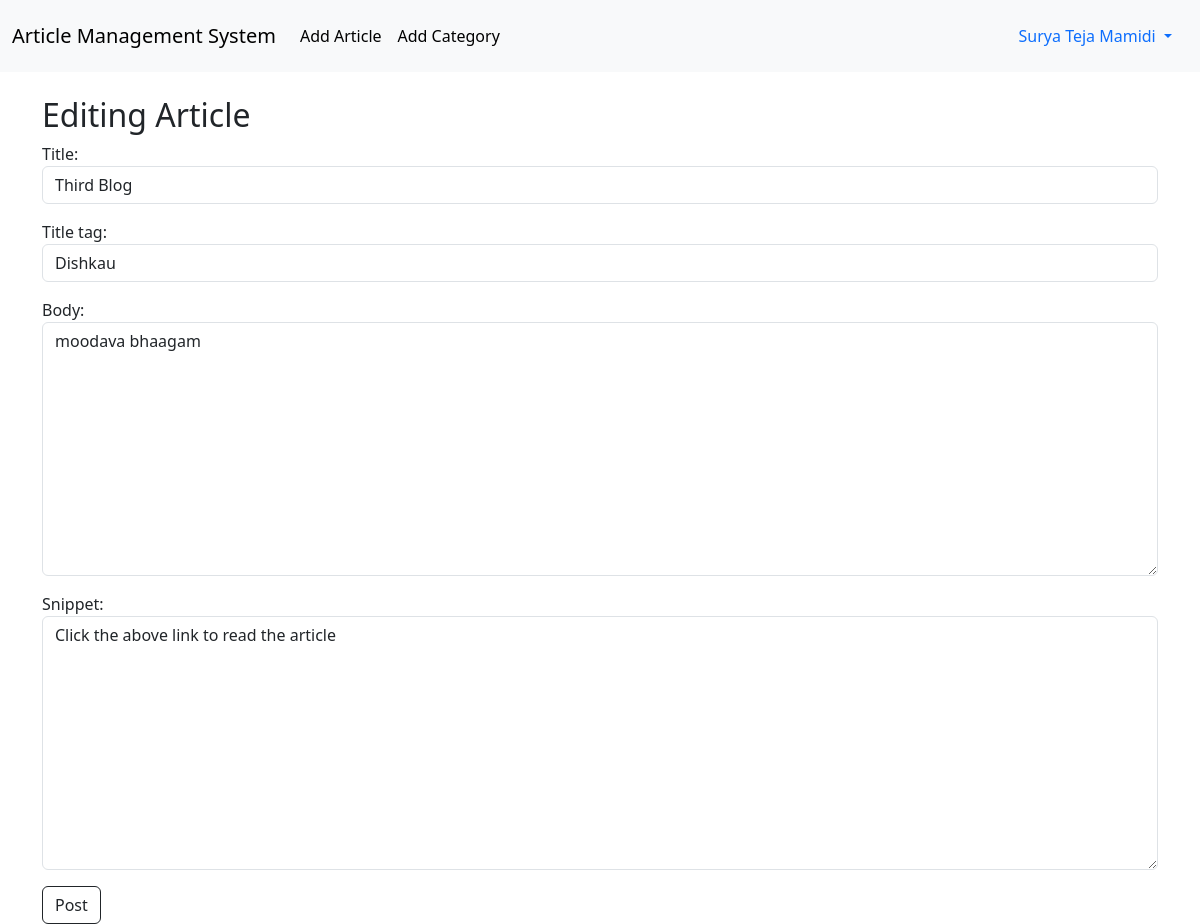
Screenshot of /article/edit/3 (signed in) with the database file from the repository.
### article/models.py (models this page shows, shortened)
class Post(models.Model):
    title = models.CharField(max_length= 255)
    title_tag = models.CharField(max_length=255)
    header_image = models.ImageField(null=True, blank = True, upload_to="images/" )
    author = models.ForeignKey(User, on_delete= models.CASCADE)
    body = RichTextField(blank=True, null=True)
    date_created = models.DateField(auto_now_add=True)
    category = models.CharField(max_length=255, default='Uncategorised')
    snippet = models.CharField(max_length=255)
    likes = models.ManyToManyField(User, related_name='blog_post')

### article/views.py (the view)
# urls.py: path('article/edit/<int:pk>', UpdateArticleView.as_view(), name = 'edit-article'),
class UpdateArticleView(UpdateView):
    model = Post
    form_class = EditForm
    template_name = 'edit_article.html'

### article/forms.py
class EditForm(forms.ModelForm):
    class Meta:
        model = Post
        fields = ('title', 'title_tag', 'body', 'snippet')
        widgets = {
            'title': forms.TextInput(attrs={'class': 'form-control'}),
            'title_tag': forms.TextInput(attrs={'class': 'form-control'}),
            'body': forms.Textarea(attrs={'class': 'form-control'}),
            'snippet': forms.Textarea(attrs={'class': 'form-control'}),
        }

### article/templates/edit_article.html (shortened to what this page needs)
{% extends "base.html" %}
{% block content %}
{% if user.is_authenticated %}
    {% if user.id == post.author.id%}
        <h2>Editing Article</h2>
        <div class = "form-group">
        <form method="POST">
            {{ form.as_p }}
            <button class="btn btn-outline-dark"> Post </button>
        </form>
        </div>
    {% else %}
        <h2> You are not allowed </h2>
    {% endif %}
{% else %}
You are not allowed!!
{%endif%}
{% endblock content %}

### article/templates/base.html (shortened to what this page needs)
<!doctype html>
<html lang="en">
  <head>
    <link href="https://cdn.jsdelivr.net/npm/bootstrap@5.3.3/dist/css/bootstrap.min.css" rel="stylesheet">
  </head>
  <body>
    <nav class="navbar navbar-expand-lg bg-body-tertiary">
        <div class="container-fluid">
          <a class="navbar-brand" href="{% url 'home' %}">Article Management System</a>
          <div class="collapse navbar-collapse" id="navbarSupportedContent">
            <ul class="navbar-nav me-auto mb-2 mb-lg-0">
                {% if user.is_authenticated %}
                  <li class="nav-item">
                    <a class="nav-link active" aria-current="page" href="{% url 'add-article'%}">Add Article</a>
                  </li>
                  <li class="nav-item">
                    <a class="nav-link active" aria-current="page" href="{% url 'add-category'%}">Add Category</a>
                  </li>
                {% endif %}
            </ul>
            <ul class = "navbar nav">
            {% if user.is_authenticated %}
            <li class="nav-item dropdown">
              <a class="nav-link dropdown-toggle" href="#" role="button" data-bs-toggle="dropdown" aria-expanded="false">
                {{user.first_name}} {{user.last_name}}
              </a>
            </li>
            </ul>
            {% endif %}
          </div>
        </div>
      </nav>
    <div class = 'container'>
        {% block content %}
        {% endblock content %}
    </div>
  </body>
</html>

### rows the page displays
Post: title "Third Blog", title_tag "Dishkau", body "moodava bhaagam", snippet "Click the above link to read the article"

### other values shown
{{ user.first_name }} "Surya Teja"
{{ user.last_name }} "Mamidi"
